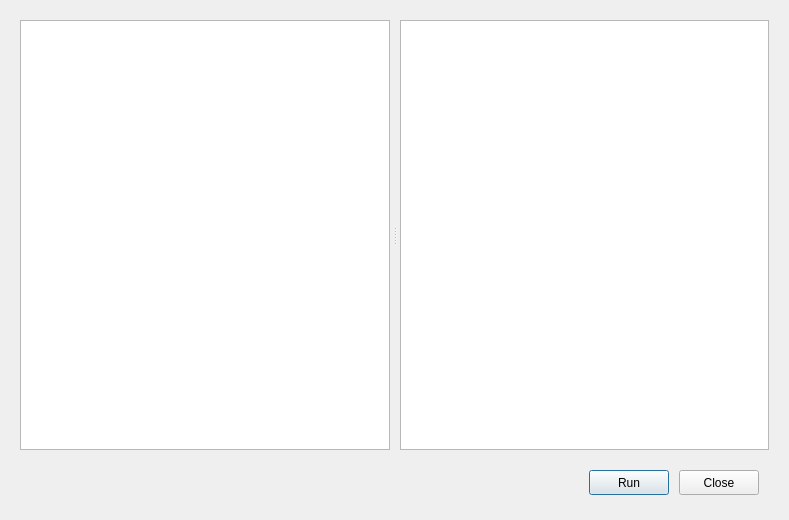
<?xml version="1.0" encoding="UTF-8"?>
<ui version="4.0">
 <class>ScriptEditorDialog</class>
 <widget class="QDialog" name="ScriptEditorDialog">
  <property name="geometry">
   <rect>
    <x>0</x>
    <y>0</y>
    <width>789</width>
    <height>520</height>
   </rect>
  </property>
  <property name="sizePolicy">
   <sizepolicy hsizetype="Expanding" vsizetype="Expanding">
    <horstretch>0</horstretch>
    <verstretch>0</verstretch>
   </sizepolicy>
  </property>
  <property name="windowTitle">
   <string>Script Editor</string>
  </property>
  <property name="windowIcon">
   <iconset resource="../../tonatiuh.qrc">
    <normaloff>:/icons/LogoTonatiuh.png</normaloff>:/icons/LogoTonatiuh.png</iconset>
  </property>
  <layout class="QVBoxLayout" name="verticalLayout">
   <property name="spacing">
    <number>10</number>
   </property>
   <property name="margin">
    <number>20</number>
   </property>
   <item>
    <widget class="QWidget" name="mainWidget" native="true">
     <layout class="QHBoxLayout" name="mainWidgetLayout" stretch="0">
      <property name="spacing">
       <number>10</number>
      </property>
      <property name="margin">
       <number>0</number>
      </property>
      <item>
       <widget class="QSplitter" name="mainSplitter">
        <property name="orientation">
         <enum>Qt::Horizontal</enum>
        </property>
        <property name="handleWidth">
         <number>10</number>
        </property>
        <widget class="QWidget" name="filesWidget" native="true">
         <layout class="QVBoxLayout" name="filesWidgetLayout">
          <property name="spacing">
           <number>0</number>
          </property>
          <property name="margin">
           <number>0</number>
          </property>
          <item>
           <widget class="QListWidget" name="filesList"/>
          </item>
         </layout>
        </widget>
        <widget class="QWidget" name="codeWidget" native="true">
         <layout class="QVBoxLayout" name="codeWidgetLayout">
          <property name="spacing">
           <number>0</number>
          </property>
          <property name="margin">
           <number>0</number>
          </property>
          <item>
           <widget class="CodeEditor" name="codeEditor"/>
          </item>
         </layout>
        </widget>
       </widget>
      </item>
     </layout>
    </widget>
   </item>
   <item>
    <widget class="QWidget" name="widget" native="true">
     <property name="maximumSize">
      <size>
       <width>16777215</width>
       <height>40</height>
      </size>
     </property>
     <layout class="QHBoxLayout" name="horizontalLayout">
      <property name="spacing">
       <number>10</number>
      </property>
      <property name="margin">
       <number>10</number>
      </property>
      <item>
       <spacer name="horizontalSpacer">
        <property name="orientation">
         <enum>Qt::Horizontal</enum>
        </property>
        <property name="sizeHint" stdset="0">
         <size>
          <width>40</width>
          <height>20</height>
         </size>
        </property>
       </spacer>
      </item>
      <item>
       <widget class="QPushButton" name="runButton">
        <property name="minimumSize">
         <size>
          <width>0</width>
          <height>25</height>
         </size>
        </property>
        <property name="maximumSize">
         <size>
          <width>16777215</width>
          <height>25</height>
         </size>
        </property>
        <property name="text">
         <string>Run</string>
        </property>
       </widget>
      </item>
      <item>
       <widget class="QPushButton" name="closeButton">
        <property name="minimumSize">
         <size>
          <width>0</width>
          <height>25</height>
         </size>
        </property>
        <property name="maximumSize">
         <size>
          <width>16777215</width>
          <height>25</height>
         </size>
        </property>
        <property name="text">
         <string>Close</string>
        </property>
       </widget>
      </item>
     </layout>
    </widget>
   </item>
  </layout>
 </widget>
 <customwidgets>
  <customwidget>
   <class>CodeEditor</class>
   <extends>QPlainTextEdit</extends>
   <header>CodeEditor.h</header>
  </customwidget>
 </customwidgets>
 <resources>
  <include location="../../tonatiuh.qrc"/>
  <include location="../../tonatiuh.qrc"/>
  <include location="../../tonatiuh.qrc"/>
 </resources>
 <connections/>
</ui>
